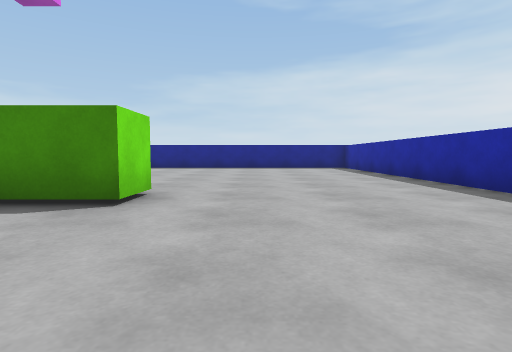
[1] (above)

19 first-person views from a walk through a scene from a Unity 3-D project. The camera is 0.55 m above the floor, tilts 4° down and sees 80° across. The floor is counted in squares, 1 m on a side. Each view is taken from the middle of a square. On the plan, view 1 faces up. The plan holds only what a view shows up to about 9 squares ahead; the rest is blank. The player is left out.

[2]
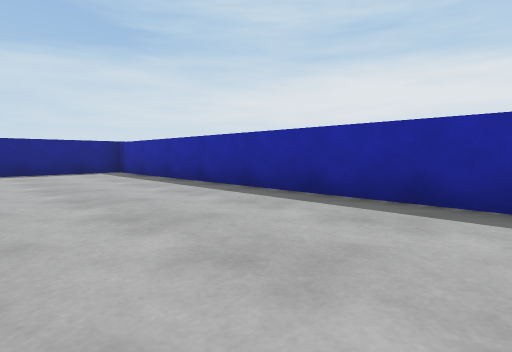

[3]
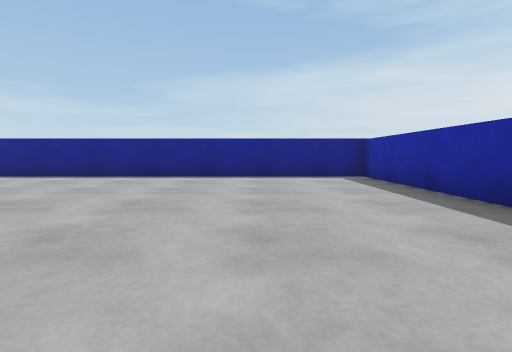

[4]
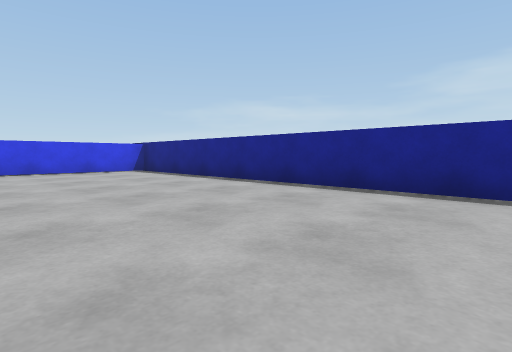

[5]
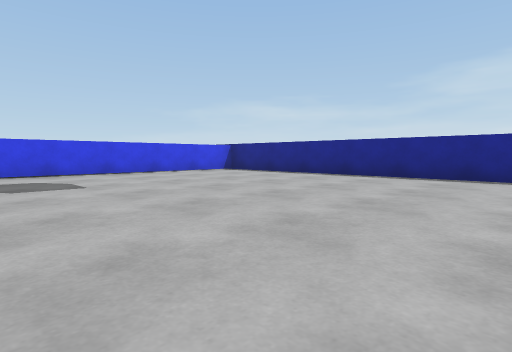

[6]
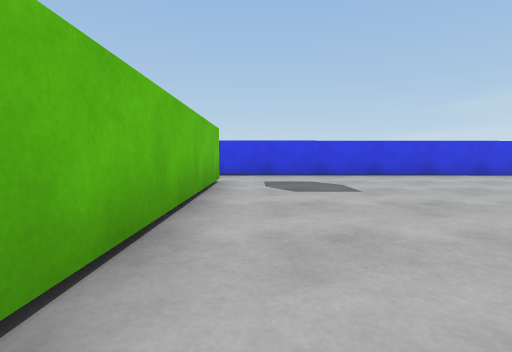

[7]
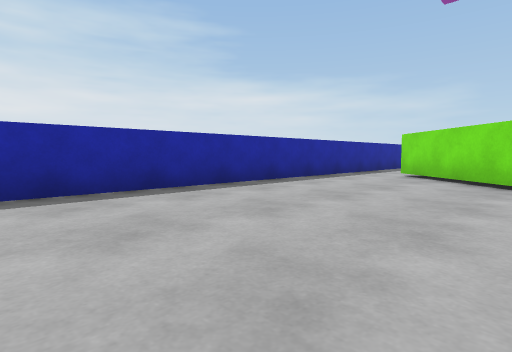

[8]
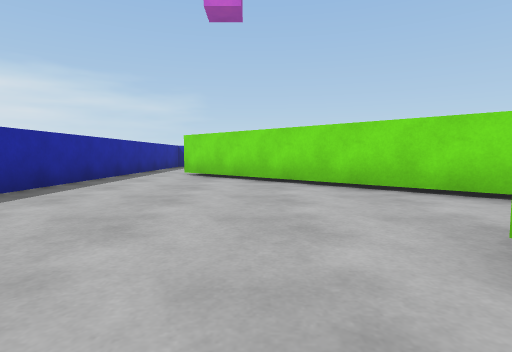

[9]
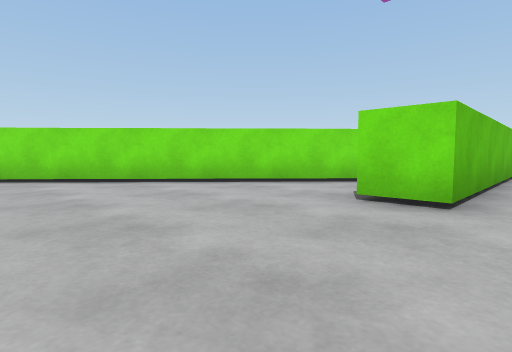

[10]
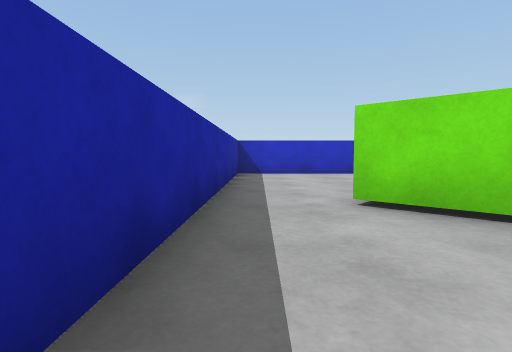

[11]
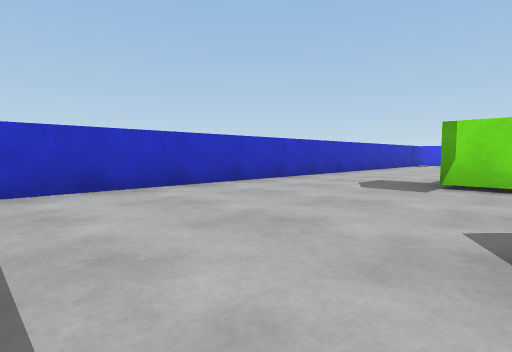

[12]
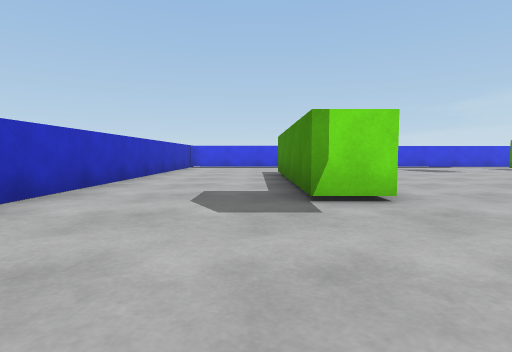

[13]
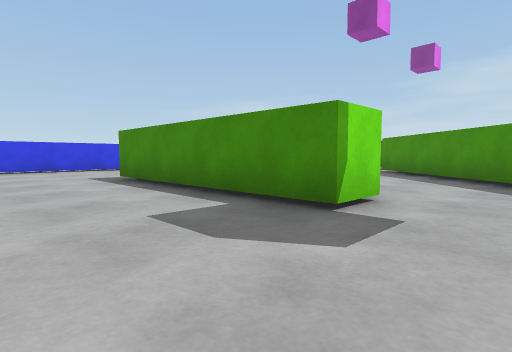

[14]
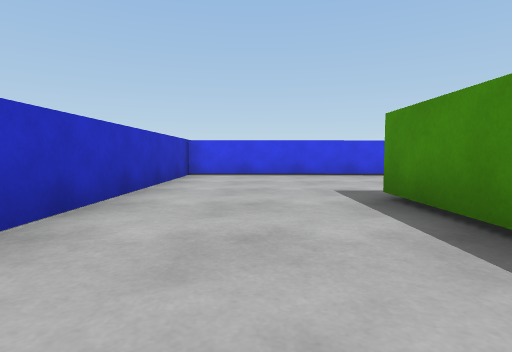

[15]
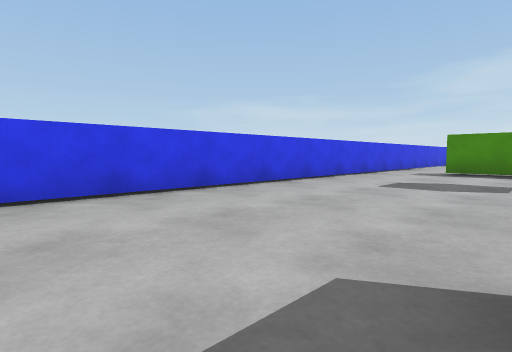

[16]
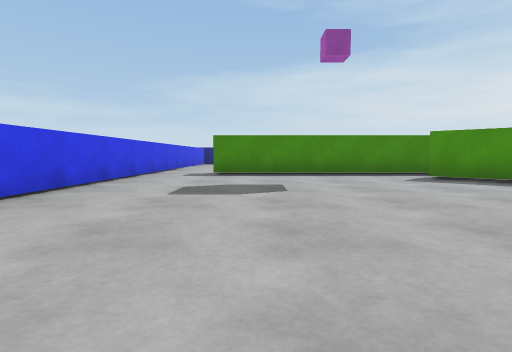

[17]
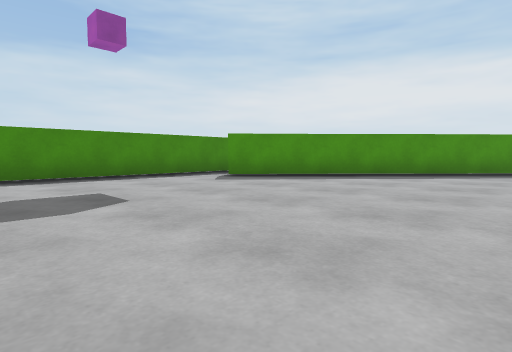

[18]
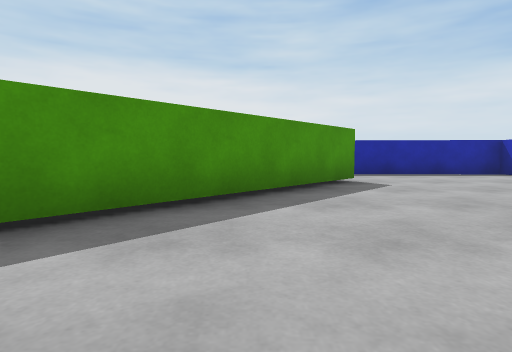

[19]
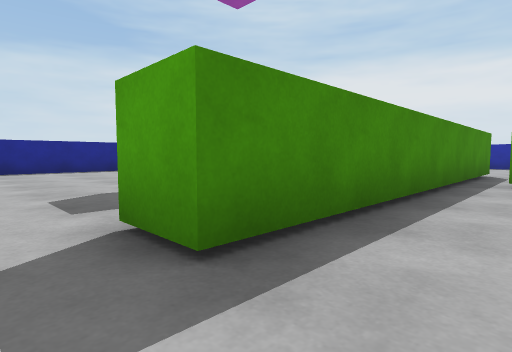

### Floor plan
Points are (right, up) in squares from view 1. A wall is a line through its corners. A room is listed if a view was taken in it or the views show most of it. See-through windows are left out.
Room 1 (views 1, 2, 3, 4, 5, 6, 7, 8, 9, 10)
walls: (-3.9, 2.1) (1.3, -2.7); (-10.1, 4.3) (-1.5, 4.3) (-1.5, 3.3) (-3.5, 3.3); (-12, 11.7) (-12, 4.5); (3.6, -2.6) (3.7, 12.6) (-10.2, 12.6)
ways out: opening at (-11, 4) to room 2; opening at (-4, 3) to room 2; opening at (2.5, -3) to room 2
Room 2 (views 11, 12, 13, 14, 15, 16, 17, 18, 19)
walls: (-2.5, -4.2) (-2.5, -5.4) (-8, -5.4); (1.3, -2.7) (2, -3.4); (1.3, -4.1) (-5.2, 1.9); (-3.5, 3.3) (-10.1, 3.3) (-10.1, 4.3); (-12, 4.5) (-12.1, -8.8) (3.5, -8.8) (3.6, -2.6)
ways out: opening at (-11, 4) to room 1; opening at (-4, 3) to room 1; opening at (2.5, -3) to room 1

Positions as (right, up) in squares from view 1, and headings:
1: (0, 0), facing up
2: (0, 3), facing up-right
3: (1, 5), facing up
4: (-2, 8), facing up-left
5: (-3, 5), facing up-left
6: (-4, 5), facing left
7: (-1, 5), facing down-right
8: (0, 5), facing down
9: (2, 5), facing down-left
10: (3, 0), facing down
11: (3, -4), facing down-left
12: (1, -6), facing left
13: (-1, -8), facing up-left
14: (-4, -7), facing left
15: (-8, -6), facing up-left
16: (-9, -5), facing up
17: (-10, -4), facing up-right
18: (-5, -2), facing right
19: (-11, 2), facing up-right
